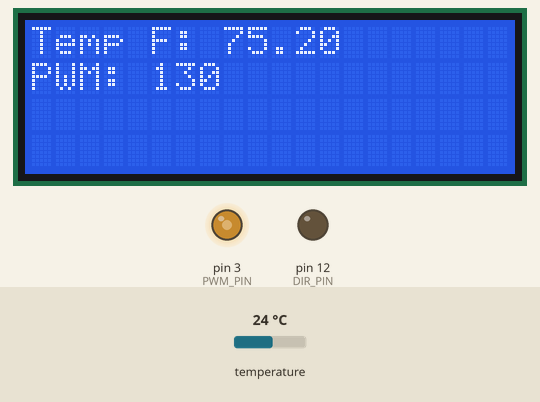
Simulated run of this sketch. Board: Arduino Uno, built with avr-gcc and run on an emulated ATmega328P. Parts: 20×4 character LCD, output pins drawn as LEDs (lit = HIGH). The inputs (shaded band) are chosen by the test bench; at power-on: temperature 24 °C. WiFi joins after 1.5 s; servers stay silent unless stated; no MQTT or app messages arrive unless stated.

Above: at 4.2 s.
4.3 s: temperature set to 28 °C
At 5.7 s:
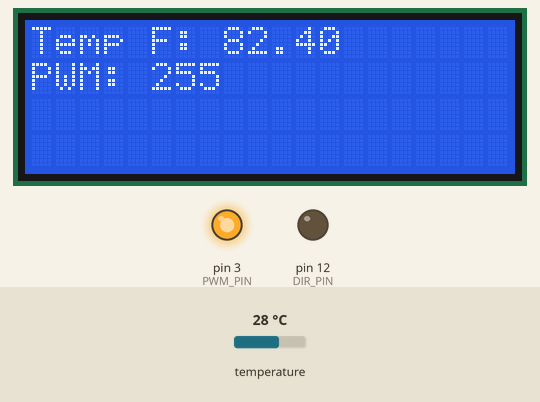
6.7 s: temperature set to 12 °C
At 8.3 s:
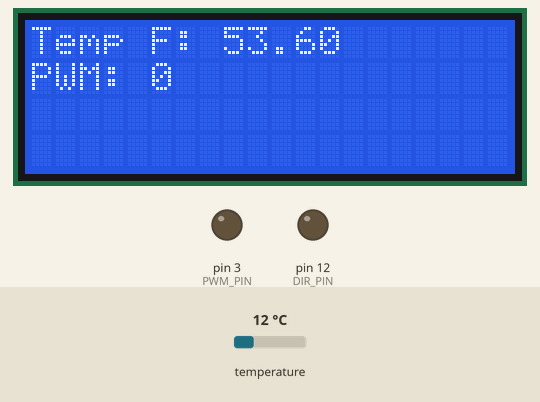
8.7 s: temperature set to 19 °C
At 9.8 s:
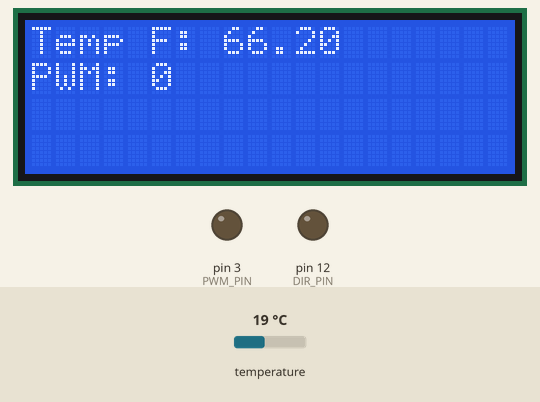
Timing chart, 0 to 11.7 s (numbered marks = the images above; inputs shaded):
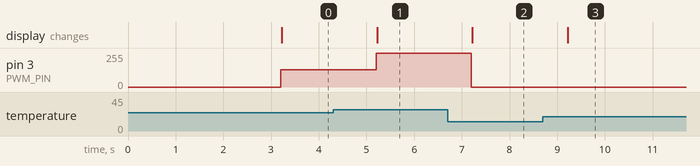

The sketch:

ard_shop_rack_controller.ino
```cpp
#include <SPI.h>
#include <Ethernet.h>
#include <PubSubClient.h>
#include <ArduinoJson.h>
#include <OneWire.h>
#include <DallasTemperature.h>
#include <Wire.h>
#include <LiquidCrystal_I2C.h>

#define ONE_WIRE_BUS 22 // 4k7 pullup
#define PWM_PIN 3
#define DIR_PIN 12
#define MIN_PWM 5

LiquidCrystal_I2C lcd(0x27,20,4);
OneWire oneWire(ONE_WIRE_BUS);
DallasTemperature sensors(&oneWire);
DeviceAddress insideThermometer;

// Update these with values suitable for your hardware/network.
byte mac[]    = {  0xDE, 0xED, 0xBA, 0xFE, 0xFE, 0xBF };
IPAddress server(192, 168, 1, 100);
IPAddress ip(192, 168, 0, 29);
IPAddress myDns(192, 168, 0, 1);

EthernetClient eClient;
PubSubClient client(eClient);

long lastReconnectAttempt = 0;

float tempF = 0.00;
float LowFanTemp = 70.00;
float HighFanTemp = 80.00;

unsigned long lastTimer = 0UL;


boolean reconnect() {
  if (client.connect("ArduinoRack")) {


  }
  return client.connected();
}

void callback(char* topic, byte* payload, unsigned int length) {
  String tmpTopic = topic;
  char tmpStr[length+1];
  for (int x=0; x<length; x++) {
    tmpStr[x] = (char)payload[x]; // payload is a stream, so we need to chop it by length.
  }
  tmpStr[length] = 0x00; // terminate the char string with a null


}

void setup() {
  client.setServer(server, 1883);
  client.setCallback(callback);

  lcd.init();
  lcd.backlight();

  sensors.begin();
  sensors.getAddress(insideThermometer, 0);
  sensors.setResolution(insideThermometer, 9);


 //Serial.println("Initialize Ethernet with DHCP:");
  if (Ethernet.begin(mac) == 0) {
    //Serial.println("Failed to configure Ethernet using DHCP");
    // Check for Ethernet hardware present
    if (Ethernet.hardwareStatus() == EthernetNoHardware) {
      //Serial.println("Ethernet shield was not found.  Sorry, can't run without hardware. :(");
      //errorProc(1);
    }
    if (Ethernet.linkStatus() == LinkOFF) {
      //Serial.println("Ethernet cable is not connected.");
      //errorProc(2);
    }
    // try to congifure using IP address instead of DHCP:
    Ethernet.begin(mac, ip, myDns);
  } else {
    //Serial.print("  DHCP assigned IP ");
    //Serial.println(Ethernet.localIP());
  }
  delay(1500);
  lastReconnectAttempt = 0;

  /*for (int i=30; i<= 46; i++) {
    pinMode(i, OUTPUT);
    digitalWrite(i, HIGH); // Relays are active with a LOW signal
  }*/
  pinMode(PWM_PIN,OUTPUT);
  pinMode(DIR_PIN,OUTPUT);
  analogWrite(PWM_PIN,0);
  digitalWrite(DIR_PIN,LOW);
}

void loop() {
  if (!client.connected()) {
    long now = millis();
    if (now - lastReconnectAttempt > 5000) {
      lastReconnectAttempt = now;
      // Attempt to reconnect
      if (reconnect()) {
        lastReconnectAttempt = 0;
      }
    }
  } else {
    // Client connected

    client.loop();
  }

  if (millis() - lastTimer >= 1000) {

    lastTimer = millis();

    sensors.requestTemperatures();
    float tempC = sensors.getTempC(insideThermometer);
    if(tempC == DEVICE_DISCONNECTED_C)
    {
    //Serial.println("Error: Could not read temperature data");
    return;
    }
    tempF = DallasTemperature::toFahrenheit(tempC);
    int PwmOut = map(tempF,LowFanTemp,HighFanTemp,MIN_PWM,255);
    if (tempF > HighFanTemp) {PwmOut = 255;}
    else if (PwmOut < MIN_PWM) {PwmOut = 0;}

    analogWrite(PWM_PIN,PwmOut);


    char sz[32];
    dtostrf(tempF, 4, 2, sz);
    client.publish("computerrack/tempf",sz);
    sprintf(sz, "%d", PwmOut);
    client.publish("computerrack/fanpwm",sz);

    lcd.clear();
    lcd.setCursor(0,0);
    lcd.print("Temp F: ");
    dtostrf(tempF, 4, 2, sz);
    lcd.print(sz);
    lcd.setCursor(0,1);
    sprintf(sz, "PWM: %d", PwmOut);
    lcd.print(sz);
  }
}
```

Measured:
- after the input at 4.3 s, pin 3 (PWM_PIN): 130/255 → 255/255 after 0.90 s; the display: changes after 0.93 s (image 1)
- after the input at 6.7 s, pin 3 (PWM_PIN): 255/255 → 0/255 after 0.50 s; the display: changes after 0.52 s (image 2)
- after the input at 8.7 s, the display: changes after 0.52 s (image 3)
